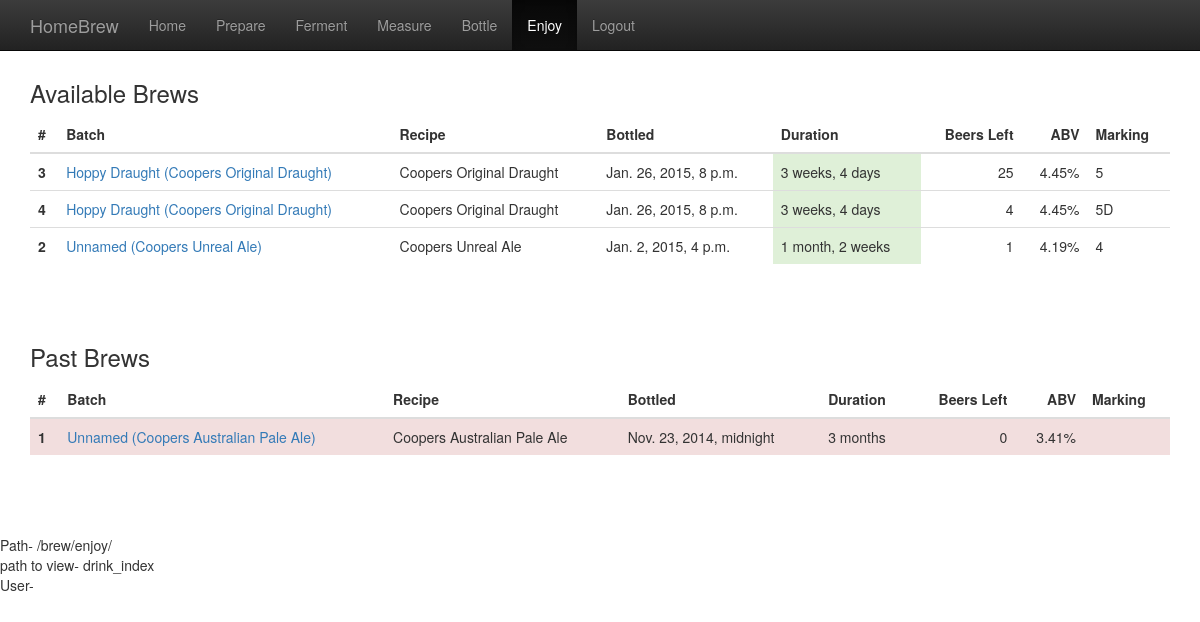
The page /brew/enjoy/ on the database its author committed.
### brew/models.py (models this page shows, shortened)
class Bottling(models.Model):
    class Meta:
        ordering = ['-date']
    @property
    def abv(self):
        return 131 * (self.batch.original_gravity - self.final_measurement.gravity)
    @property
    def is_drinkable_in(self):
        return (timezone.now() - (self.date + timedelta(days=14))).days
    batch = models.ForeignKey(Batch)
    final_measurement = models.ForeignKey(Measurement)
    date = models.DateTimeField('date bottled')
    bottle_type = models.ForeignKey(BottleType)
    num_bottled = models.IntegerField(default=0)
    num_remaining = models.IntegerField(default=0)
    markings = models.CharField(max_length=10, blank=True, null=True)
    notes = models.CharField(max_length=200, blank=True, null=True)

class Batch(models.Model):
    class Meta:
        ordering = ['-date']
    def __str__(self):
        if self.name == '':
            friendly = 'Unnamed'
        else:
            friendly = self.name
        friendly = friendly + ' (' + force_text(self.recipe) + ')'
        return friendly
    @property
    def original_gravity(self):
        return self.measurement_set.filter(gravity_type__name="OG").get().gravity
    name = models.CharField(max_length=100, blank=True, null=True)
    recipe = models.ForeignKey(Recipe)
    description = models.CharField(max_length=200, blank=True, null=True)
    date = models.DateTimeField('date brewed')

class Recipe(models.Model):
    class Meta:
        ordering = ['-date']
    def __str__(self):
        return self.name
    name = models.CharField(max_length=100)
    description = models.CharField(max_length=200, blank=True, null=True)
    ingredient = models.ManyToManyField(Ingredient)  # Refer above
    date = models.DateTimeField('date created', default=datetime.now)
    min_fermentation_days = models.IntegerField('guideline days in fermenter', default=7)
    min_bottled_days = models.IntegerField('min days in bottle', default=14)

class Measurement(models.Model):
    batch = models.ForeignKey(Batch)
    date = models.DateTimeField('date measured')
    gravity_type = models.ForeignKey(GravityType)
    gravity = models.DecimalField(max_digits=4, decimal_places=3, blank=True, null=True)
    temperature = models.IntegerField(blank=True, null=True)

### brew/views.py (the view)
# urls.py: url(r'enjoy/$', views.DrinkIndexView.as_view(), name='drink_index'),
class DrinkIndexView(generic.ListView):
    model = Bottling
    queryset = Bottling.objects.filter(num_remaining__gt=0)
    template_name = "brew/drink_list.html"
    def get_context_data(self, **kwargs):
        context = super(DrinkIndexView, self).get_context_data(**kwargs)
        context['available_list'] = Bottling.objects.filter(num_remaining=0)
        return context

### brew/templatetags/brew_extras.py (called while the page is built)
@register.simple_tag
def active_page(request, view_name):
    from django.core.urlresolvers import resolve, Resolver404
    if not request:
        return ""
    try:
        return "active" if resolve(request.path_info).url_name == view_name else ""
    except Resolver404:
        return ""

@register.filter
def tourl(value): # Only one argument.
    from django.core.urlresolvers import resolve, Resolver404
    return resolve(value).url_name

### brew/templates/brew/drink_list.html (shortened to what this page needs)
{% extends "brew/base.html" %}
{% block content %}
    <h3>Available Brews</h3>
    {% if bottling_list %}
        {% include "brew/drink_table.html" with bottling_list=bottling_list only %}
    {% else %}
        No brews available. Is it time to <a href="{% url 'brew:recipe_index' %}">get one ready?</a>
    {% endif %}
    <br><br>
    <h3>Past Brews</h3>
    {% if available_list %}
        {% include "brew/drink_table.html" with bottling_list=available_list only %}
    {% else %}
        No past brews.
    {% endif %}
{% endblock content %}

### brew/templates/brew/drink_table.html
        <div class="table-responsive">
            <table class="table table-hover ">
                <thead>
                    <tr>
                        <th>#</th>
                        <th>Batch</th>
                        <th>Recipe</th>
                        <th>Bottled</th>
                        <th>Duration</th>
                        <th class="text-right">Beers Left</th>
                        <th class="text-right">ABV</th>
                        <th>Marking</th>
                    </tr>
                </thead>
                <tbody>
                    {% for bottling in bottling_list %}
                    <tr class="{% if bottling.num_remaining <= 0 %}danger
                                    {% endif %}">
                        <th scope="row">{{ bottling.id }}</th>
                        <td><a href="{% url 'brew:drink_detail' bottling.id %}">{{ bottling.batch }}</a> </td>
                        <td>{{ bottling.batch.recipe }}</td>
                        <td>{{ bottling.date }}</td>
                        <td class="{% if bottling.is_drinkable_in > 0 %}success
                                    {% elif bottling.is_drinkable_in > -6 %}warning
                                    {% else %}danger
                                    {% endif %}">{{ bottling.date|timesince }}</td>
                        <td class="text-right">{{ bottling.num_remaining }}</td>
                        <td class="text-right">{{ bottling.abv|floatformat:"2" }}%</td>
                        <td>{{ bottling.markings }}</td>
                    </tr>
                    {% endfor %}
                </tbody>
            </table>
        </div>

### brew/static/brew/style.css (style rules this page uses)
body { padding-top: 60px; padding-bottom: 40px; }

### rows shown on the page
Bottling: id "3", batch "Hoppy Draught (Coopers Original Draught)", batch.recipe "Coopers Original Draught", date "Jan. 26, 2015, 8 p.m.", date "3 weeks, 4 days", num_remaining "25", abv "4.45", markings "5"
Bottling: id "4", batch "Hoppy Draught (Coopers Original Draught)", batch.recipe "Coopers Original Draught", date "Jan. 26, 2015, 8 p.m.", date "3 weeks, 4 days", num_remaining "4", abv "4.45", markings "5D"
Bottling: id "2", batch "Unnamed (Coopers Unreal Ale)", batch.recipe "Coopers Unreal Ale", date "Jan. 2, 2015, 4 p.m.", date "1 month, 2 weeks", num_remaining "1", abv "4.19", markings "4"
Bottling: id "1", batch "Unnamed (Coopers Australian Pale Ale)", batch.recipe "Coopers Australian Pale Ale", date "Nov. 23, 2014, midnight", date "3 months", num_remaining "0", abv "3.41"

### other values the page prints
{{ request.path_info }} "/brew/enjoy/"
{{ request.path_info|tourl }} "drink_index"
